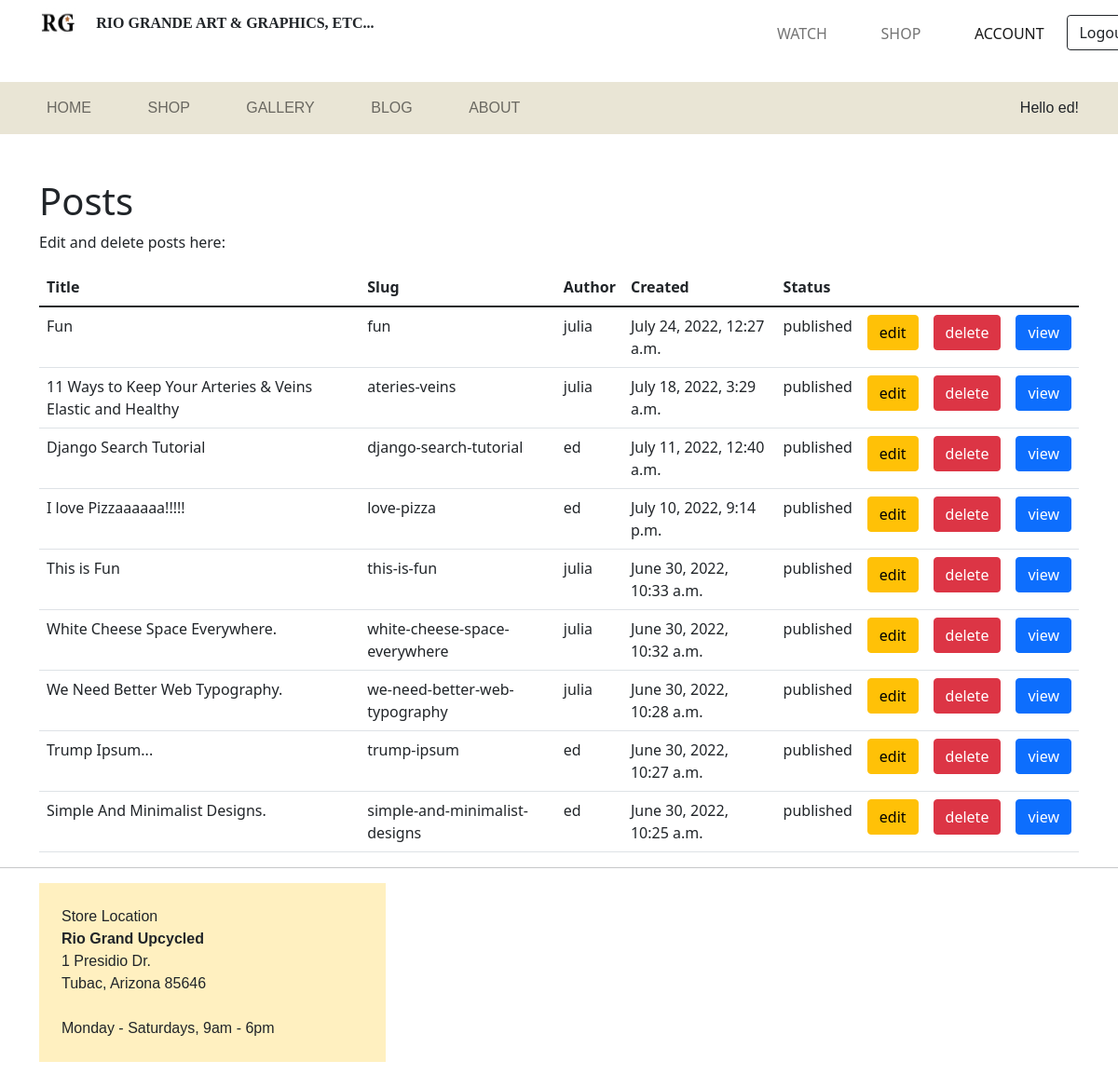
The page /posts/ (signed in) on the database its author committed.
### base/models.py (models this page shows, shortened)
class Post(models.Model):
    category = models.ForeignKey(Category, on_delete=models.CASCADE, related_name="posts")
    slug = models.SlugField()
    author = models.ForeignKey(User, on_delete=models.CASCADE)
    image = models.ImageField(null=True, blank=True,
                                       default="default.jpg")
    tags = models.ManyToManyField('Tag', blank=True)
    title = models.CharField(max_length=200, unique=True)
    intro = models.TextField(null=True, blank=True)
    content = models.TextField(null=True, blank=True)
    created_on = models.DateTimeField(auto_now_add=True)
    updated_on = models.DateTimeField(auto_now=True)
    status = models.IntegerField(choices=STATUS, default=0)
    featured = models.BooleanField()
    class Meta:
        ordering = ['-created_on']

### base/views.py (the view)
# urls.py: path('posts/', views.posts_crud, name="posts-list"),
def posts_crud(request):
    if request.user.is_superuser:
        posts = Post.objects.order_by('-created_on')
        context = {'posts':posts}
        return render(request, 'base/posts.html', context)
    else:
        return redirect('home')

### base/templates/base/posts.html
{% extends 'main.html' %}
{% block content %}
<div class="container">
    <h1 class="mt-5">Posts</h1>
    <p>Edit and delete posts here:</p>
    <table class="table">
        <thread>
            <tr>
                <th>Title</th>
                <th>Slug</th>
                <th>Author</th>
                <th>Created</th>
                <th>Status</th>
                <th></th>
                <th></th>
                <th></th>
            </tr>
        </thread>
        <tbody>
            {% for post in posts %}
            <tr>
                <td>{{ post.title }}</td>
                <td>{{ post.slug }}</td>
                <td>{{ post.author }}</td>
                <td>{{ post.created_on }}</td>
                <td>{% if post.status == 0 %}draft{% else %}published{% endif %}</td>
                <td><a href="{% url 'update-post' post.slug %}" role="button" class="btn btn-warning">edit</a></td>
                <td><a href="{% url 'delete-post' post.slug %}" role="button" class="btn btn-danger">delete</a></td>
                <td><a href="{% url 'post' post.slug %}" role="button" class="btn btn-primary">view</a></td>
            </tr>
            {% endfor %}
        </tbody>
    </table>
</div>
{% endblock %}

### templates/navbar.html (shortened to what this page needs)
{% load static %}
{% url 'posts-list' as modify_posts %}
{% url 'home' as home_url %}
{% url 'blog' as blog_url %}
{% url 'about' as about_url %}
{% url 'login' as login_url %}
<div class="mt-2 container">
    <div class="row pl-0">
        <div class="col-8">
            <a class="navbar-brand" href="{% url 'home' %}">
                <img src="{% static 'images/logo.png' %}" alt="" width="40" height="29" class="d-inline-block align-text-top">
            </a> <strong class="minionbold">RIO GRANDE ART & GRAPHICS, ETC...</strong>
        </div>
        <div class="col-4">
            <nav class="navbar  navbar-expand-lg navbar-light">
                <div class="container">
                    <ul class="navbar-nav me-auto mb-2 mb-lg-0">
                        <li class="nav-items">
                        <a class="nav-link {% if request.path == url %}active{% endif %}" aria-current="page" href="#">WATCH&nbsp;&nbsp;&nbsp;&nbsp;&nbsp;&nbsp;&nbsp;&nbsp;&nbsp;&nbsp;</a>
                        </li>
                        <li class="nav-item">
                        <a class="nav-link {% if request.path == url %}active{% endif %}" href="#">SHOP&nbsp;&nbsp;&nbsp;&nbsp;&nbsp;&nbsp;&nbsp;&nbsp;&nbsp;&nbsp;</a>
                        </li>
                        {% if user.is_superuser %}
                        <li class="nav-item">
                        <a class="nav-link {% if request.path == modify_posts %}active{% endif %}" href="{% url 'account' %}">ACCOUNT &nbsp;&nbsp;&nbsp;&nbsp;&nbsp;&nbsp;&nbsp;&nbsp;&nbsp;&nbsp;&nbsp;&nbsp;&nbsp;&nbsp;&nbsp;&nbsp;&nbsp;&nbsp;&nbsp;&nbsp;&nbsp;&nbsp;</a>
                        </li>
                        {% endif %}
                        {% if request.user.is_authenticated %}
                        <li class="nav-item">
                        <a style="{% if request.path == home_url %}width: 8em;{% elif request.path == about_url %}width: 8em;{% elif request.path == login_url %}width: 8em;{% else %}width: auto;{% endif %}" class="btn btn-outline-dark btn-lrg" href="{% url 'logout' %}">Logout</a>
                        </li>
                        {% else %}
                        <li class="nav-item">
                            <a style="{% if request.path == home_url %}width: 8em;{% elif request.path == about_url %}width: 8em;{% elif request.path == login_url %}width: 8em;{% else %}width: auto;{% endif %}" class="btn btn-outline-dark btn-lrg" href="{% url 'login' %}">Login/Sign Up</a>
                        </li>
                        {% endif %}
                    </ul>
                </div>
            </nav>
        </div>
    </div>
</div>
<nav class="navbar  navbar-expand-lg navbar-light" style="background-color: #e9e5d5;">
    <div class="container  GrotesqueLight">
        <div class="collapse navbar-collapse" id="navbarSupportedContent">
        <ul class="navbar-nav me-auto mb-2 mb-lg-0">
            <li class="nav-items">
            <a class="nav-link {% if request.path == home_url %} active{% endif %}" aria-current="page" href="{% url 'home' %}">HOME&nbsp;&nbsp;&nbsp;&nbsp;&nbsp;&nbsp;&nbsp;&nbsp;&nbsp;&nbsp;</a>
            </li>
            <li class="nav-item">
            <a class="nav-link {% if request.path == url %} active{% endif %}" href="#">SHOP&nbsp;&nbsp;&nbsp;&nbsp;&nbsp;&nbsp;&nbsp;&nbsp;&nbsp;&nbsp;</a>
            </li>
            <li class="nav-item">
            <a class="nav-link {% if request.path == url  %} active{% endif %}" href="#">GALLERY&nbsp;&nbsp;&nbsp;&nbsp;&nbsp;&nbsp;&nbsp;&nbsp;&nbsp;&nbsp;</a>
            </li>
            <li class="nav-item">
                <a class="nav-link {% if request.path == blog_url %} active{% endif %}" href="{% url 'blog' %}">BLOG&nbsp;&nbsp;&nbsp;&nbsp;&nbsp;&nbsp;&nbsp;&nbsp;&nbsp;&nbsp;</a>
            </li>
            <li class="nav-item">
                <a class="nav-link {% if request.path == about_url %}active{% endif %}"  href="{% url 'about' %}">ABOUT</a>
            </li>
        </ul>
        {% if request.user.is_authenticated %}
        Hello {{ request.user }}!
        {% endif %}
        </div>
    </div>
</nav>

### static/styles/style.css (style rules this page uses)
.minionbold { font-family: minion-pro,serif; }
.GrotesqueLight { font-family: brandon-grotesque,sans-serif; }

### rows shown on the page
Post: title "Fun", slug "fun", author "julia", created_on "July 24, 2022, 12:27 a.m.", status "published"
Post: title "11 Ways to Keep Your Arteries & Veins Elastic and Healthy", slug "ateries-veins", author "julia", created_on "July 18, 2022, 3:29 a.m.", status "published"
Post: title "Django Search Tutorial", slug "django-search-tutorial", author "ed", created_on "July 11, 2022, 12:40 a.m.", status "published"
Post: title "I love Pizzaaaaaa!!!!!", slug "love-pizza", author "ed", created_on "July 10, 2022, 9:14 p.m.", status "published"
Post: title "This is Fun", slug "this-is-fun", author "julia", created_on "June 30, 2022, 10:33 a.m.", status "published"
Post: title "White Cheese Space Everywhere.", slug "white-cheese-space-everywhere", author "julia", created_on "June 30, 2022, 10:32 a.m.", status "published"
Post: title "We Need Better Web Typography.", slug "we-need-better-web-typography", author "julia", created_on "June 30, 2022, 10:28 a.m.", status "published"
Post: title "Trump Ipsum...", slug "trump-ipsum", author "ed", created_on "June 30, 2022, 10:27 a.m.", status "published"
Post: title "Simple And Minimalist Designs.", slug "simple-and-minimalist-designs", author "ed", created_on "June 30, 2022, 10:25 a.m.", status "published"

### other values the page prints
{{ request.user }} "ed"
